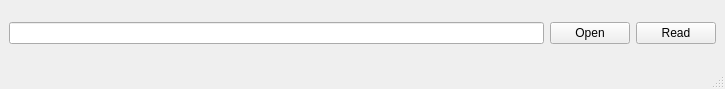
<?xml version="1.0" encoding="UTF-8"?>
<ui version="4.0">
 <class>MainWindow</class>
 <widget class="QMainWindow" name="MainWindow">
  <property name="geometry">
   <rect>
    <x>0</x>
    <y>0</y>
    <width>725</width>
    <height>89</height>
   </rect>
  </property>
  <property name="windowTitle">
   <string>MainWindow</string>
  </property>
  <widget class="QWidget" name="centralwidget">
   <layout class="QGridLayout" name="gridLayout_2">
    <item row="0" column="0">
     <layout class="QGridLayout" name="gridLayout">
      <item row="0" column="0">
       <widget class="QLineEdit" name="lineEdit"/>
      </item>
      <item row="0" column="1">
       <widget class="QPushButton" name="openButton">
        <property name="text">
         <string>Open</string>
        </property>
       </widget>
      </item>
      <item row="0" column="2">
       <widget class="QPushButton" name="readButton">
        <property name="text">
         <string>Read</string>
        </property>
       </widget>
      </item>
     </layout>
    </item>
   </layout>
  </widget>
  <widget class="QMenuBar" name="menubar">
   <property name="geometry">
    <rect>
     <x>0</x>
     <y>0</y>
     <width>725</width>
     <height>22</height>
    </rect>
   </property>
  </widget>
  <widget class="QStatusBar" name="statusbar"/>
 </widget>
 <resources/>
 <connections/>
</ui>
